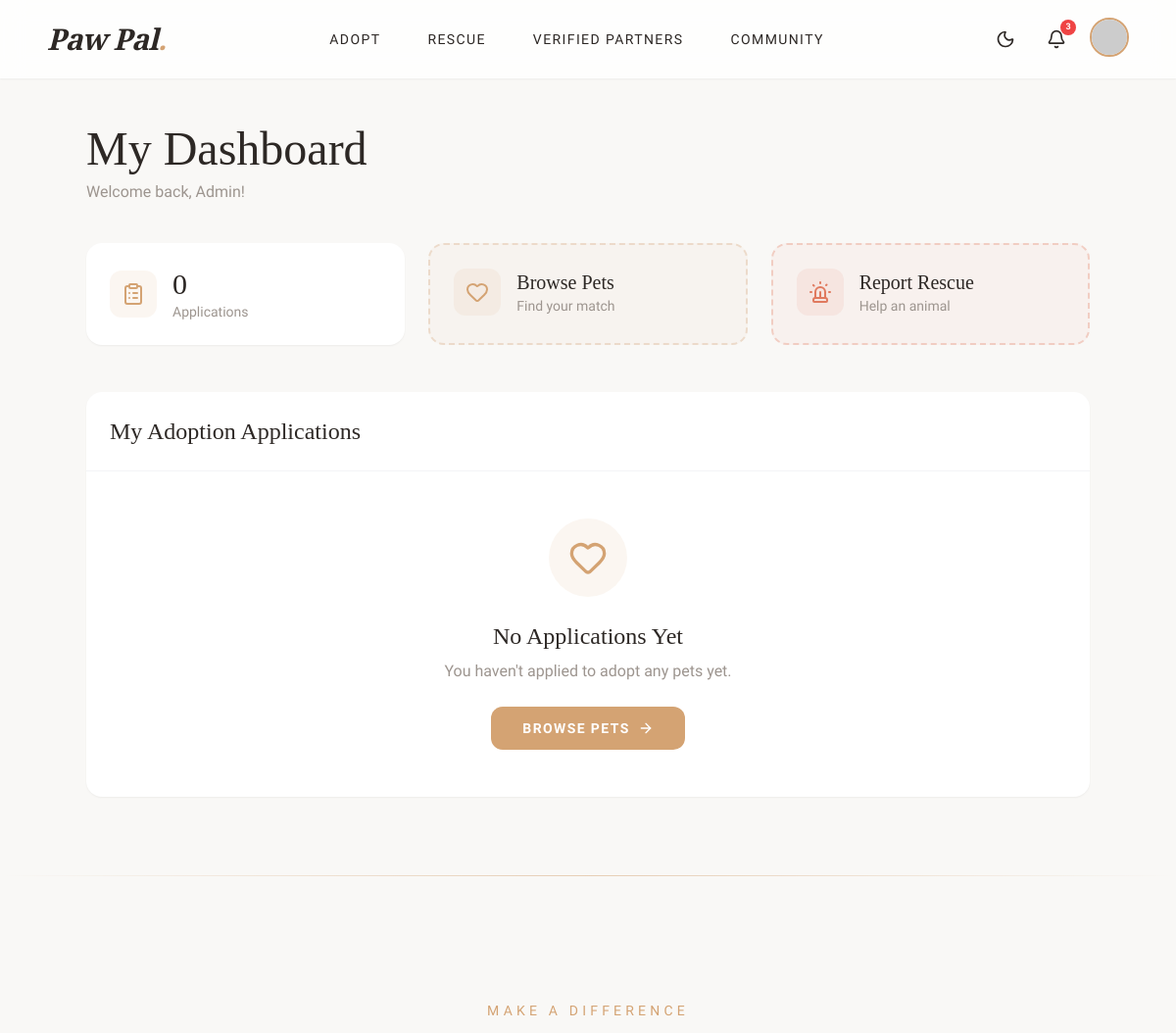
The app's page /public/index.php (signed in, upper part), older data.
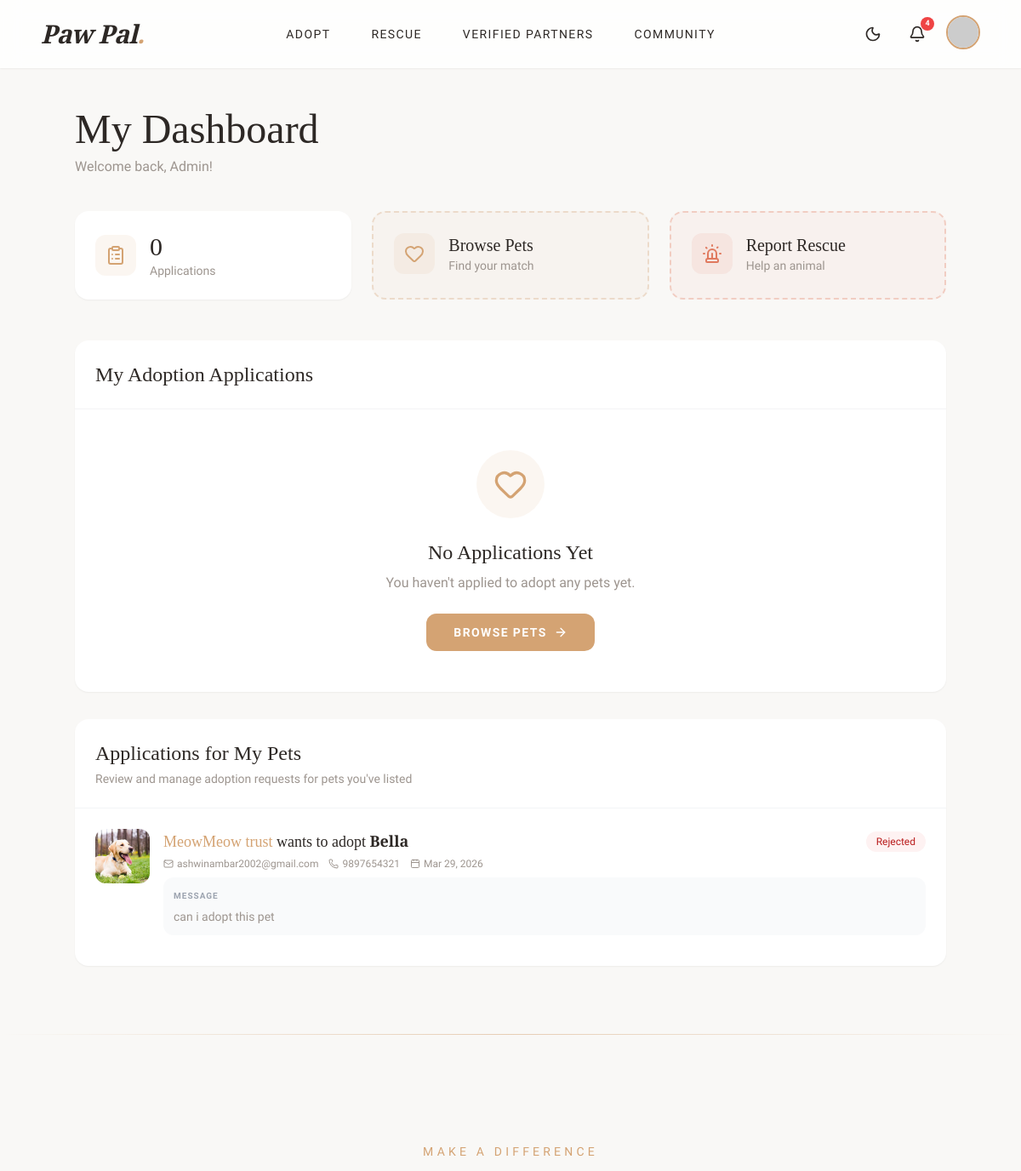
The same page, newer data.
### tables this page shows
CREATE TABLE `adoption_applications` (
  `id` int(11) NOT NULL,
  `user_id` int(11) NOT NULL,
  `pet_id` int(11) NOT NULL,
  `adopter_name` varchar(100) NOT NULL,
  `adopter_phone` varchar(20) NOT NULL,
  `message` text DEFAULT NULL,
  `pickup_location` varchar(255) DEFAULT NULL,
  `status` enum('Pending','Approved','Rejected') DEFAULT 'Pending',
  `owner_response` enum('Pending','Deal','No Deal') DEFAULT 'Pending',
  `owner_notes` text DEFAULT NULL,
  `application_date` timestamp NOT NULL DEFAULT current_timestamp()
);

CREATE TABLE `pets` (
  `id` int(11) NOT NULL,
  `name` varchar(50) NOT NULL,
  `type` enum('dog','cat','bird','other') NOT NULL,
  `breed` varchar(50) DEFAULT NULL,
  `age` varchar(20) DEFAULT NULL,
  `gender` enum('Male','Female') NOT NULL,
  `description` text DEFAULT NULL,
  `image` varchar(255) DEFAULT 'default_pet.jpg',
  `status` enum('Available','Adopted','Pending') DEFAULT 'Available',
  `added_by` int(11) DEFAULT NULL,
  `added_at` timestamp NOT NULL DEFAULT current_timestamp(),
  `location` varchar(255) DEFAULT NULL
);

CREATE TABLE `users` (
  `id` int(11) NOT NULL,
  `username` varchar(50) NOT NULL,
  `email` varchar(100) NOT NULL,
  `password` varchar(255) NOT NULL,
  `phone` varchar(20) DEFAULT NULL,
  `address` text DEFAULT NULL,
  `role` enum('user','admin','volunteer','rescuer','organization') DEFAULT 'user',
  `is_verified` tinyint(1) DEFAULT 0,
  `created_at` timestamp NOT NULL DEFAULT current_timestamp(),
  `gender` varchar(20) DEFAULT NULL,
  `dob` date DEFAULT NULL,
  `profile_image` varchar(255) DEFAULT NULL,
  `lives_saved` int(11) DEFAULT 0,
  `organization_name` varchar(150) DEFAULT NULL,
  `reset_token` varchar(255) DEFAULT NULL,
  `reset_expiry` datetime DEFAULT NULL,
  `latitude` decimal(10,8) DEFAULT NULL,
  `longitude` decimal(11,8) DEFAULT NULL
);

### public/index.php (the view, shortened to what the changed rows need)
<?php
include '../config.php';
$userId = $_SESSION['user_id'];
$ownerApps = $conn->query("SELECT aa.*, u.username as applicant_name, u.email as applicant_email, u.phone as applicant_phone,
                                   p.name as pet_name, p.type, p.image as pet_image
                            FROM adoption_applications aa
                            JOIN users u ON aa.user_id = u.id
                            JOIN pets p ON aa.pet_id = p.id
                            WHERE p.added_by = $userId
                            ORDER BY aa.application_date DESC");
include '../includes/header.php';
?>
<section class="pt-32 pb-20 px-6">
    <div class="max-w-5xl mx-auto">
        <div class="mb-10">
            <h1 class="font-serif text-5xl mb-2">My Dashboard</h1>
        </div>
        <div class="bg-white rounded-2xl shadow-sm overflow-hidden">
            <div class="p-6 border-b border-gray-100">
                <h2 class="font-serif text-2xl">My Adoption Applications</h2>
            </div>
        </div>
        <?php if ($ownerApps && $ownerApps->num_rows > 0): ?>
            <div class="bg-white rounded-2xl shadow-sm overflow-hidden mt-8">
                <div class="p-6 border-b border-gray-100">
                    <h2 class="font-serif text-2xl">Applications for My Pets</h2>
                    <p class="text-sm text-paw-gray mt-1">Review and manage adoption requests for pets you've listed</p>
                </div>
                <div class="divide-y divide-gray-50">
                    <?php while ($oApp = $ownerApps->fetch_assoc()): ?>
                        <div class="p-6 hover:bg-gray-50 transition-colors">
                            <div class="flex items-start gap-4">
                                <div class="w-16 h-16 rounded-xl overflow-hidden flex-shrink-0">
                                    <img src="<?php echo file_exists('../uploads/pets/' . $oApp['pet_image']) ? '../uploads/pets/' . rawurlencode($oApp['pet_image']) : 'https://images.unsplash.com/photo-1587300003388-59208cc962cb?w=100'; ?>"
                                        alt="<?php echo htmlspecialchars($oApp['pet_name']); ?>"
                                        class="w-full h-full object-cover">
                                </div>
                                <div class="flex-1">
                                    <div class="flex flex-wrap items-center justify-between gap-2 mb-1">
                                        <h3 class="font-serif text-lg">
                                            <span
                                                class="text-paw-accent"><?php echo htmlspecialchars($oApp['applicant_name']); ?></span>
                                            wants to adopt <strong><?php echo htmlspecialchars($oApp['pet_name']); ?></strong>
                                        </h3>
                                        <span
                                            class="px-3 py-1 text-xs rounded-full
                                            <?php echo $oApp['status'] === 'Pending' ? 'bg-yellow-50 text-yellow-700' :
                                                ($oApp['status'] === 'Approved' ? 'bg-green-50 text-green-700' : 'bg-red-50 text-red-700'); ?>">
                                            <?php echo $oApp['status']; ?>
                                        </span>
                                    </div>
                                    <div class="flex flex-wrap gap-3 text-xs text-paw-gray mb-2">
                                        <span class="flex items-center gap-1">
                                            <i data-lucide="mail" class="w-3 h-3"></i>
                                            <a href="mailto:<?php echo htmlspecialchars($oApp['applicant_email']); ?>"
                                                class="hover:text-paw-accent">
                                                <?php echo htmlspecialchars($oApp['applicant_email']); ?>
                                            </a>
                                        </span>
                                        <?php if (!empty($oApp['applicant_phone'])): ?>
                                            <span class="flex items-center gap-1">
                                                <i data-lucide="phone" class="w-3 h-3"></i>
                                                <a href="tel:<?php echo htmlspecialchars($oApp['applicant_phone']); ?>"
                                                    class="hover:text-paw-accent">
                                                    <?php echo htmlspecialchars($oApp['applicant_phone']); ?>
                                                </a>
                                            </span>
                                        <?php endif; ?>
                                        <span class="flex items-center gap-1">
                                            <i data-lucide="calendar" class="w-3 h-3"></i>
                                            <?php echo date('M d, Y', strtotime($oApp['application_date'])); ?>
                                        </span>
                                    </div>
                                    <?php if (!empty($oApp['message'])): ?>
                                        <div class="bg-gray-50 rounded-xl p-3 text-sm text-paw-gray mb-3">
                                            <p class="text-[10px] uppercase tracking-widest font-bold text-gray-400 mb-1">Message
                                            </p>
                                            <?php echo nl2br(htmlspecialchars($oApp['message'])); ?>
                                        </div>
                                    <?php endif; ?>
                                </div>
                            </div>
                        </div>
                    <?php endwhile; ?>
                </div>
            </div>
        <?php endif; ?>
    </div>
</section>
<?php include '../includes/footer.php'; ?>

### includes/header.php (shortened to what the changed rows need)
<?php
$navClass = "fixed w-full z-50 transition-all duration-300 top-0";
if (isset($isTransparentHeader) && $isTransparentHeader) {
} else {
    $navClass .= " glass shadow-sm h-20";
}
?>
<!DOCTYPE html>
<html lang="en" class="scroll-smooth">
<head>
    <script src="https://cdn.tailwindcss.com"></script>
</head>
<body class="font-sans text-paw-dark antialiased selection:bg-paw-accent selection:text-white">
    <?php if (!isset($hideNavbar) || !$hideNavbar): ?>
        <nav class="<?php echo $navClass; ?>" id="navbar">
            <div class="max-w-7xl mx-auto px-6 lg:px-12">
                <div
                    class="<?php echo (isset($isTransparentHeader) && $isTransparentHeader) ? 'h-24' : 'h-20'; ?> flex justify-between items-center transition-all duration-300">
                    <div class="hidden md:flex items-center gap-4">
                        <?php if (isset($_SESSION['user_id'])): ?>
                            <?php
                            $notifCount = 0;
                            if (isset($conn)) {
                                try {
                                    $ncStmt = $conn->prepare("SELECT COUNT(*) as cnt FROM notifications WHERE user_id = ? AND is_read = 0");
                                    if ($ncStmt) {
                                        $ncStmt->bind_param("i", $_SESSION['user_id']);
                                        $ncStmt->execute();
                                        $ncRow = $ncStmt->get_result()->fetch_assoc();
                                        $notifCount = $ncRow['cnt'] ?? 0;
                                    }
                                } catch (Throwable $e) {
                                    error_log("Notifications error: " . $e->getMessage());
                                }
                            }
                            ?>
                            <div class="relative" id="notifBellContainer">
                                <button onclick="toggleNotifDropdown()"
                                    class="relative p-2 rounded-xl hover:bg-gray-100 transition-colors cursor-pointer">
                                    <i data-lucide="bell" class="w-5 h-5 text-paw-dark"></i>
                                    <?php if ($notifCount > 0): ?>
                                        <span id="notifBadge"
                                            class="absolute -top-0.5 -right-0.5 bg-red-500 text-white text-[9px] font-bold w-4 h-4 rounded-full flex items-center justify-center">
                                            <?php echo $notifCount > 9 ? '9+' : $notifCount; ?>
                                        </span>
                                    <?php endif; ?>
                                </button>
                            </div>
                        <?php endif; ?>
                    </div>
                </div>
            </div>
        </nav>
    <?php endif; ?>

Row changes from the older to the newer data that the page shows:
added adoption_applications: pet.image (picture), user.username "MeowMeow trust", pet.name "Bella", status "Rejected", user.email "ashwinambar2002@gmail.com", user.phone "9897654321", application_date "Mar 29, 2026", message "can i adopt this pet"
Text that changed along with them:
$notifCount: "3" → "4"
text now shown: "Applications for My Pets Review and manage adoption requests for pets you've listed"
